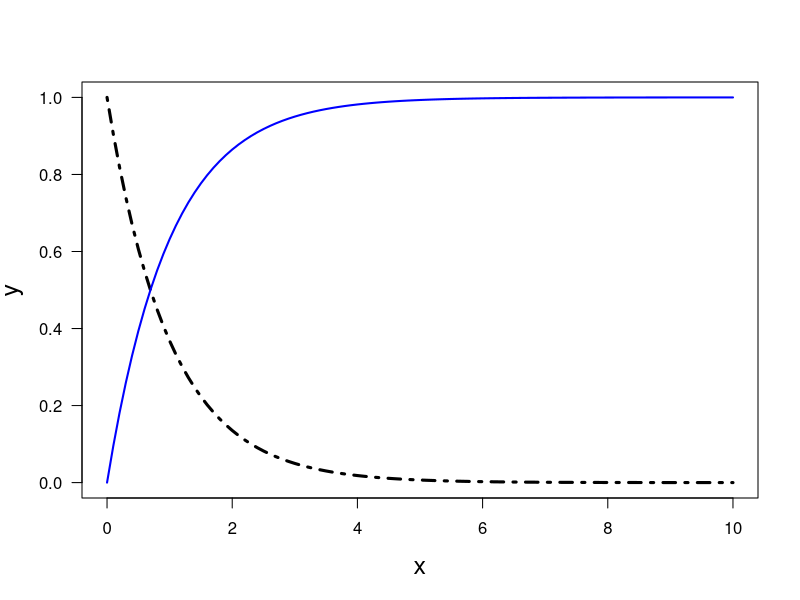

Recreate this plot in R.
print('file: MDintegrateInfRange.R')
# numerical integration over an infinite range
integrand2 = function(x) exp(-x)
I2 = integrate(integrand2,0,Inf)$value; print(c(I2,'I2, numerical'))
I2ana = -exp(-Inf)+exp(0);              print(c(I2ana,'I2analytical'))
x = seq(0,10,0.1); y = integrand2(x); 
yi = 1-exp(-x) # integral over exp(-x) from 0 to x
# png('IntExp170220.png',width=16,height=12,units='cm',res=300)
plot(x,y,type='l',lwd=3,col='black',xlab='x',ylab='y',las=1,cex.lab=1.5,lty=4)
lines(x,yi,col='blue',lwd=2,lty=1)
# dev.off()
